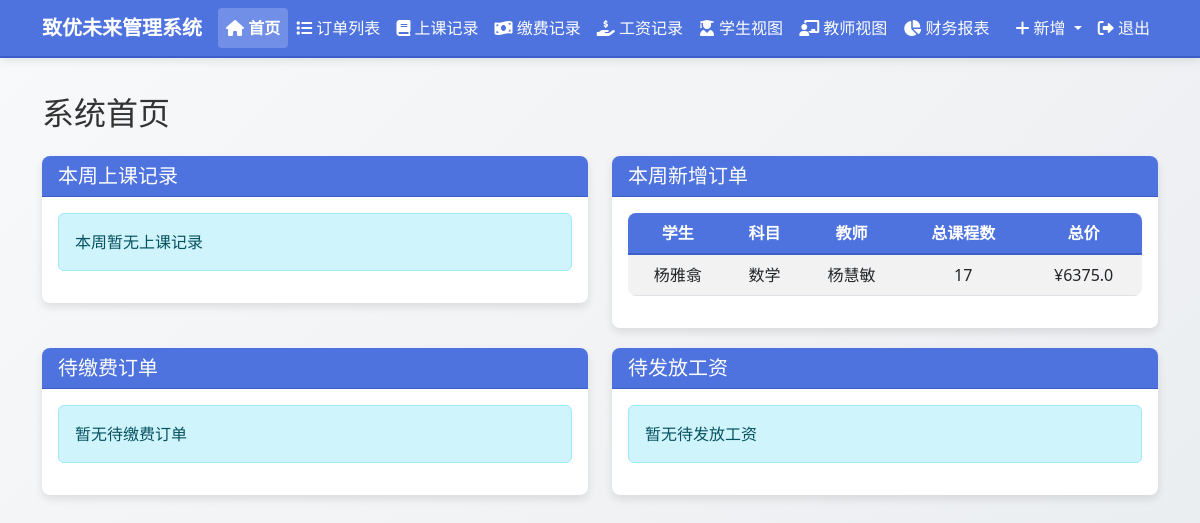
Page /dashboard (signed in) on the earlier database version.
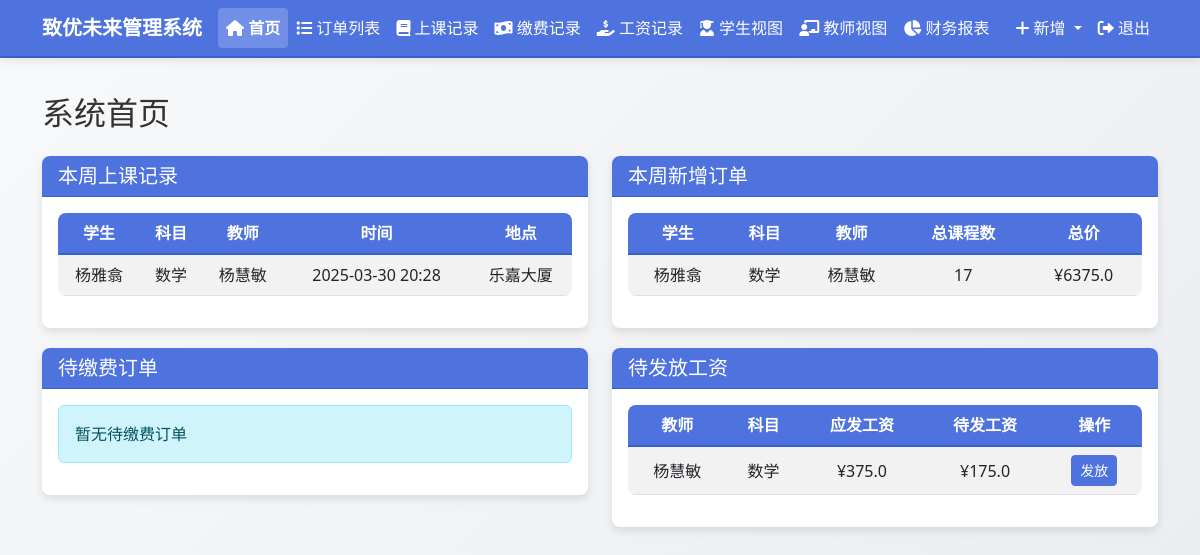
Same page on the later database version.
### models.py (models this page shows, shortened)
class Order(db.Model):
    id = db.Column(db.Integer, primary_key=True)
    order_number = db.Column(db.String(50),
                             unique=True,
                             nullable=False,
                             default="")
    student_name = db.Column(db.String(100), nullable=False)
    subject = db.Column(db.String(100), nullable=False)
    teacher_name = db.Column(db.String(100), nullable=False)
    semester = db.Column(db.String(100), nullable=False)
    total_classes = db.Column(db.Integer, default=0)
    completed_classes = db.Column(db.Integer, default=0)
    remaining_classes = db.Column(db.Integer, default=0)
    class_price = db.Column(db.Float, default=0.0)
    salary_price = db.Column(db.Float, default=0.0)  # 新增工资单价字段
    total_price = db.Column(db.Float, default=0.0)
    paid_amount = db.Column(db.Float, default=0.0)
    used_amount = db.Column(db.Float, default=0.0)
    remaining_amount = db.Column(db.Float, default=0.0)  # 已缴费用 - 已销费用
    payable_amount = db.Column(db.Float, default=0.0)  # 订单总价 - 已缴费用
    payable_salary = db.Column(db.Float, default=0.0)
    paid_salary = db.Column(db.Float, default=0.0)
    remaining_salary = db.Column(db.Float, default=0.0)
    order_note = db.Column(db.Text, nullable=True)
    teacher_note = db.Column(db.Text, nullable=True)
    student_note = db.Column(db.Text, nullable=True)
    created_at = db.Column(db.DateTime, default=datetime.now)
    class_records = db.relationship('ClassRecord', backref='order', lazy=True)
    payment_records = db.relationship('PaymentRecord',
                                      backref='order',
                                      lazy=True)
    salary_records = db.relationship('SalaryRecord',
                                     backref='order',
                                     lazy=True)

class ClassRecord(db.Model):
    id = db.Column(db.Integer, primary_key=True)
    order_id = db.Column(db.Integer, db.ForeignKey('order.id'), nullable=False)
    student_name = db.Column(db.String(100), nullable=False)
    subject = db.Column(db.String(100), nullable=False)
    semester = db.Column(db.String(100), nullable=False)
    teacher_name = db.Column(db.String(100), nullable=False)
    class_content = db.Column(db.Text, nullable=True)
    class_time = db.Column(db.DateTime, nullable=False, default=datetime.now)
    location = db.Column(db.String(100), nullable=False)
    note = db.Column(db.Text, nullable=True)
    created_at = db.Column(db.DateTime, default=datetime.now)

### routes.py (the view)
@app.route('/dashboard')
@login_required
def dashboard():
    today = datetime.now().date()
    start_of_week = today - timedelta(days=today.weekday())
    end_of_week = start_of_week + timedelta(days=6)
    this_week_classes = ClassRecord.query.filter(
        ClassRecord.class_time >= start_of_week, ClassRecord.class_time
        <= end_of_week + timedelta(days=1)).order_by(
            ClassRecord.class_time).all()
    this_week_orders = Order.query.filter(
        Order.created_at >= start_of_week, Order.created_at <= end_of_week +
        timedelta(days=1)).order_by(Order.created_at.desc()).all()
    pending_payments = Order.query.filter(Order.remaining_amount > 0).all()
    pending_salaries = Order.query.filter(Order.remaining_salary > 0).all()
    order_form = OrderForm()
    class_record_form = ClassRecordForm()
    payment_record_form = PaymentRecordForm()
    salary_record_form = SalaryRecordForm()
    orders = Order.query.all()
    class_record_form.order_id.choices = [
        (order.id,
         f"{order.order_number} - {order.student_name} - {order.subject}")
        for order in orders
    ]
    payment_record_form.order_id.choices = [
        (order.id,
         f"{order.order_number} - {order.student_name} - {order.subject}")
        for order in orders
    ]
    salary_record_form.order_id.choices = [
        (order.id,
         f"{order.order_number} - {order.teacher_name} - {order.subject}")
        for order in orders
    ]
    return render_template('dashboard.html',
                           title='首页',
                           this_week_classes=this_week_classes,
                           this_week_orders=this_week_orders,
                           pending_payments=pending_payments,
                           pending_salaries=pending_salaries,
                           order_form=order_form,
                           class_record_form=class_record_form,
                           payment_record_form=payment_record_form,
                           salary_record_form=salary_record_form,
                           edit_note_form=EditNoteForm())

### app.py (called while the page is built)
@login_manager.user_loader
def load_user(user_id):
    from models import User
    return User.query.get(int(user_id))

### templates/dashboard.html (shortened to what the changed rows need)
{% extends "layout.html" %}
{% block content %}
<h2 class="mb-4">系统首页</h2>
<div class="row">
    <div class="col-md-6">
        <div class="card dashboard-section">
            <div class="card-body">
                {% if this_week_classes %}
                <div class="table-responsive">
                    <table class="table table-striped table-hover">
                        <thead>
                            <tr>
                                <th>学生</th>
                                <th>科目</th>
                                <th>教师</th>
                                <th>时间</th>
                                <th>地点</th>
                            </tr>
                        </thead>
                        <tbody>
                            {% for record in this_week_classes %}
                            <tr>
                                <td>{{ record.student_name }}</td>
                                <td>{{ record.subject }}</td>
                                <td>{{ record.teacher_name }}</td>
                                <td>{{ record.class_time.strftime('%Y-%m-%d %H:%M') }}</td>
                                <td>{{ record.location }}</td>
                            </tr>
                            {% endfor %}
                        </tbody>
                    </table>
                </div>
                {% else %}
                <div class="alert alert-info">本周暂无上课记录</div>
                {% endif %}
            </div>
        </div>
    </div>
    <div class="col-md-6">
        <div class="card dashboard-section">
            <div class="card-body">
                {% if this_week_orders %}
                <div class="table-responsive">
                    <table class="table table-striped table-hover">
                        <thead>
                            <tr>
                                <th>学生</th>
                                <th>科目</th>
                                <th>教师</th>
                                <th>总课程数</th>
                                <th>总价</th>
                            </tr>
                        </thead>
                        <tbody>
                            {% for order in this_week_orders %}
                            <tr>
                                <td>{{ order.student_name }}</td>
                                <td>{{ order.subject }}</td>
                                <td>{{ order.teacher_name }}</td>
                                <td>{{ order.total_classes }}</td>
                                <td>¥{{ order.total_price }}</td>
                            </tr>
                            {% endfor %}
                        </tbody>
                    </table>
                </div>
                {% else %}
                <div class="alert alert-info">本周暂无新增订单</div>
                {% endif %}
            </div>
        </div>
    </div>
</div>
<div class="row">
    <div class="col-md-6">
        <div class="card dashboard-section">
            <div class="card-body">
                {% if pending_salaries %}
                <div class="table-responsive">
                    <table class="table table-striped table-hover">
                        <thead>
                            <tr>
                                <th>教师</th>
                                <th>科目</th>
                                <th>应发工资</th>
                                <th>待发工资</th>
                                <th>操作</th>
                            </tr>
                        </thead>
                        <tbody>
                            {% for order in pending_salaries %}
                            <tr>
                                <td>{{ order.teacher_name }}</td>
                                <td>{{ order.subject }}</td>
                                <td>¥{{ order.payable_salary }}</td>
                                <td>¥{{ order.remaining_salary }}</td>
                                <td>
                                    <button type="button" class="btn btn-sm btn-primary"
                                            data-bs-toggle="modal" data-bs-target="#newSalaryModal"
                                            onclick="document.getElementById('order_id').value = {{ order.id }}; document.getElementById('order_id').dispatchEvent(new Event('change'));">
                                        发放
                                    </button>
                                </td>
                            </tr>
                            {% endfor %}
                        </tbody>
                    </table>
                </div>
                {% else %}
                <div class="alert alert-info">暂无待发放工资</div>
                {% endif %}
            </div>
        </div>
    </div>
</div>
{% endblock %}

Differences in the rows shown:
added ClassRecord: student_name "杨雅翕", subject "数学", teacher_name "杨慧敏", class_time "2025-03-30 20:28", location "乐嘉大厦"
now on one of the page's lists (row edited): Order: teacher_name "杨慧敏", subject "数学", payable_salary "375.0", remaining_salary "175.0"
Other differences:
text no longer shown: "本周暂无上课记录 暂无待发放工资"
text now shown: "学生 科目 教师 时间 地点 教师 科目 应发工资 待发工资 操作"
